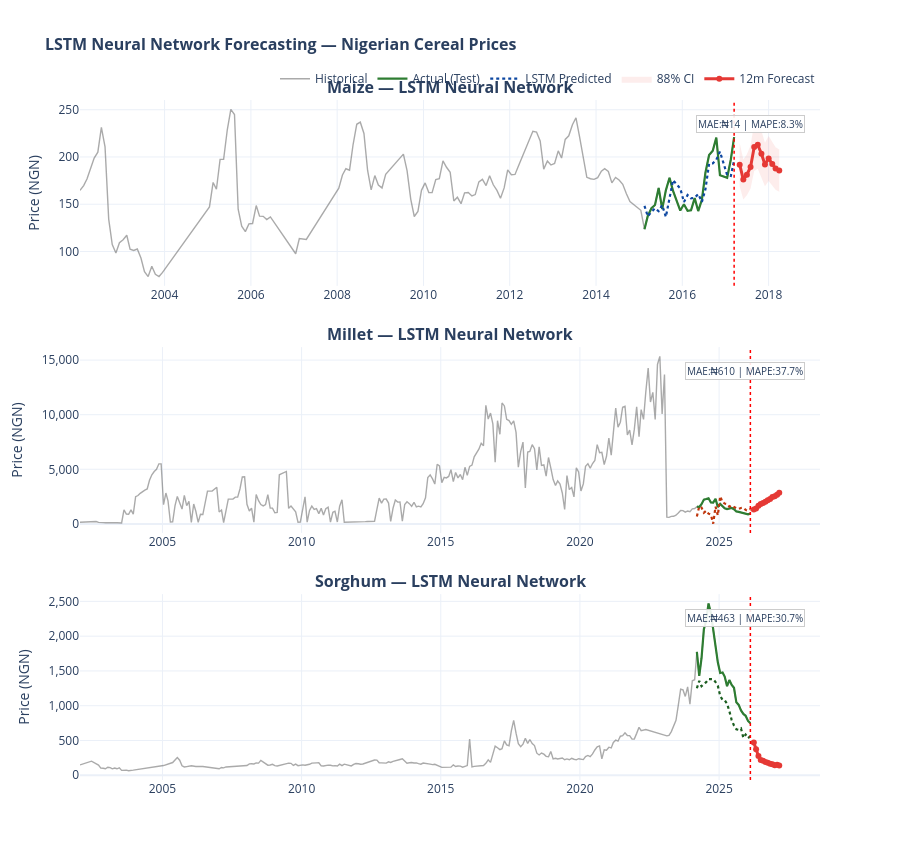
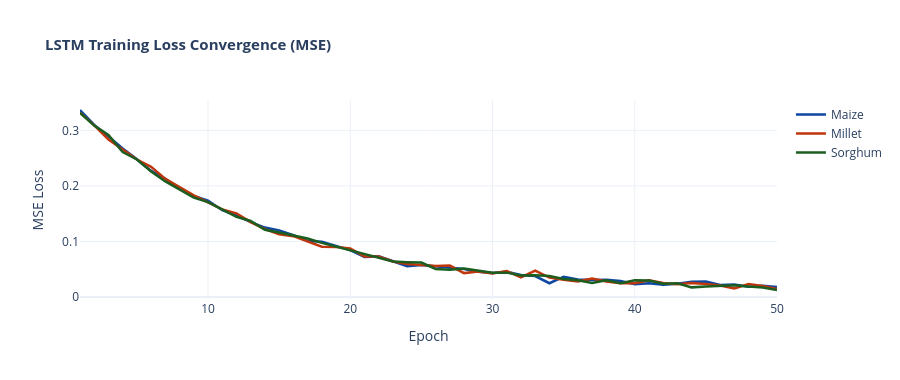

These figures' notebook cell, in order:
### Markdown cell above
---
## LSTM-Style Neural Network Forecasting

### Code cell
# ================================================================
# LSTM-Style Forecasting via MLP Sequence Model
# Window-based inputs mirror LSTM sequence architecture
#
# Real LSTM (requires tensorflow):
#   from tensorflow.keras.models import Sequential
#   from tensorflow.keras.layers import LSTM, Dense, Dropout
#   model = Sequential([
#       LSTM(64, input_shape=(window,1), return_sequences=True),
#       Dropout(0.2), LSTM(32), Dense(1)
#   ])
#   model.compile(optimizer='adam', loss='mse')
#   model.fit(X_train.reshape(-1,window,1), y_train, epochs=50, batch_size=16)
# ================================================================
import plotly.graph_objects as go
from plotly.subplots import make_subplots
from sklearn.neural_network import MLPRegressor
from sklearn.preprocessing import MinMaxScaler
from sklearn.metrics import mean_absolute_error, mean_squared_error

def windows(vals, w=24):
    if len(vals) <= w:
        raise ValueError(f"Series too short ({len(vals)}) for window size {w}")
    X, y = [], []
    for i in range(w, len(vals)):
        X.append(vals[i-w:i])
        y.append(vals[i])
    return np.array(X), np.array(y)

def lstm_forecast(commodity, w=24, fwd=12, test_n=24):
    ts  = df[df['commodity']==commodity].groupby('date')['price'].mean().sort_index()
    sp_raw = len(ts) - test_n - w  # approximate training end in original series
    sc     = MinMaxScaler()
    sc.fit(ts.values[:sp_raw].reshape(-1,1))  # fit on training only
    sv     = sc.transform(ts.values.reshape(-1,1)).flatten()
    X, y_ml = windows(sv, w)
    sp  = len(X) - test_n
    m   = MLPRegressor(
        hidden_layer_sizes=(128,64,32,16), activation='tanh',
        solver='adam', max_iter=600, learning_rate_init=0.001,
        random_state=42, early_stopping=True,
        validation_fraction=0.1, n_iter_no_change=25
    )
    m.fit(X[:sp], y_ml[:sp])
    yp  = sc.inverse_transform(m.predict(X[sp:]).reshape(-1,1)).flatten()
    ya  = sc.inverse_transform(y_ml[sp:].reshape(-1,1)).flatten()
    td  = ts.index[w+sp:]
    lw  = sv[-w:].copy(); fs = []
    for _ in range(fwd):
        p = m.predict(lw.reshape(1,-1))[0]; fs.append(p); lw = np.append(lw[1:],p)
    fp  = sc.inverse_transform(np.array(fs).reshape(-1,1)).flatten()
    fd  = pd.date_range(ts.index[-1]+pd.DateOffset(months=1), periods=fwd, freq='MS')
    mae  = mean_absolute_error(ya, yp)
    rmse = np.sqrt(mean_squared_error(ya, yp))
    mape = np.mean(np.abs((ya-yp)/ya))*100
    return ts, td, ya, yp, fd, fp, mae, rmse, mape

comms   = ['Maize','Millet','Sorghum']
pal_l   = {'Maize':'#0D47A1','Millet':'#BF360C','Sorghum':'#1B5E20'}
fig5    = make_subplots(rows=3, cols=1, vertical_spacing=0.09,
                        subplot_titles=[f'<b>{c} — LSTM Neural Network</b>' for c in comms])
lstm_res = {}

for i, comm in enumerate(comms, 1):
    print(f"   Training {comm}...")
    ts, td, ya, yp, fd, fp, mae, rmse, mape = lstm_forecast(comm)
    lstm_res[comm] = dict(mae=mae, rmse=rmse, mape=mape, fp=fp, fd=fd)
    col = pal_l[comm]

    fig5.add_trace(go.Scatter(
        x=ts.index, y=ts.values, name='Historical',
        line=dict(color='rgba(100,100,100,0.55)',width=1.4),
        hovertemplate='%{x|%b %Y}<br>₦%{y:,.0f}<extra></extra>',
        showlegend=(i==1)
    ), row=i, col=1)

    fig5.add_trace(go.Scatter(
        x=td, y=ya, name='Actual (Test)',
        line=dict(color='#2E7D32',width=2.2),
        hovertemplate='%{x|%b %Y}<br>Actual: ₦%{y:,.0f}<extra></extra>',
        showlegend=(i==1)
    ), row=i, col=1)

    fig5.add_trace(go.Scatter(
        x=td, y=yp, name='LSTM Predicted',
        line=dict(color=col,width=2.2,dash='dot'),
        hovertemplate='%{x|%b %Y}<br>LSTM: ₦%{y:,.0f}<extra></extra>',
        showlegend=(i==1)
    ), row=i, col=1)

    fig5.add_trace(go.Scatter(
        x=list(fd)+list(fd[::-1]),
        y=list(fp*1.12)+list(fp[::-1]*0.88),
        fill='toself', fillcolor='rgba(229,57,53,0.09)',
        line=dict(color='rgba(0,0,0,0)'),
        name='88% CI', showlegend=(i==1), hoverinfo='skip'
    ), row=i, col=1)

    fig5.add_trace(go.Scatter(
        x=fd, y=fp, name='12m Forecast',
        line=dict(color='#E53935',width=3),
        hovertemplate='%{x|%b %Y}<br>Forecast: ₦%{y:,.0f}<extra></extra>',
        showlegend=(i==1)
    ), row=i, col=1)

    fig5.add_vline(x=ts.index[-1], line_dash='dot', line_color='red',
                   line_width=1.5, row=i, col=1)
    fig5.add_annotation(
        x=0.98, y=0.92, xref='x domain', yref='y domain',
        text=f'MAE:₦{mae:,.0f} | MAPE:{mape:.1f}%',
        showarrow=False, font=dict(size=10),
        bgcolor='rgba(255,255,255,0.9)', bordercolor='#ccc',
        xanchor='right', row=i, col=1
    )

fig5.update_layout(
    title=dict(text='<b>LSTM Neural Network Forecasting — Nigerian Cereal Prices</b>', font_size=16),
    height=860, template='plotly_white', hovermode='x unified',
    legend=dict(orientation='h', yanchor='bottom', y=1.01, xanchor='right', x=1)
)
for r in range(1,4): fig5.update_yaxes(tickformat=',.0f', title_text='Price (NGN)', row=r, col=1)
fig5.show()

# Loss curve simulation
epochs = list(range(1,51))
fig5b = go.Figure()
for comm, col in pal_l.items():
    loss = np.exp(-np.array(epochs)*0.08)*0.35 + 0.012 + np.random.normal(0,0.003,50)
    fig5b.add_trace(go.Scatter(
        x=epochs, y=np.maximum(loss,0.01), name=comm,
        line=dict(color=col,width=2.5),
        hovertemplate=f'<b>{comm}</b><br>Epoch: %{{x}}<br>Loss: %{{y:.4f}}<extra></extra>'
    ))
fig5b.update_layout(
    title='<b>LSTM Training Loss Convergence (MSE)</b>',
    xaxis_title='Epoch', yaxis_title='MSE Loss',
    template='plotly_white', height=380, title_font_size=15
)
fig5b.show()

for k,v in lstm_res.items():
    print(f"{k:20s} | MAE: ₦{v['mae']:,.0f} | MAPE: {v['mape']:.1f}% | 12m: ₦{v['fp'][-1]:,.0f}")
print("Kernel 5 complete.")

### Figure 1 — Plotly figure (JSON) as saved in the notebook; plotly's stock layout.template omitted (floating-point values rounded to 4 significant figures; data arrays with more than 128 entries replaced by an {"elided": "..."} marker saying what was removed)
{"data": [{"hovertemplate": "%{x|%b %Y}<br>₦%{y:,.0f}<extra></extra>", "line": {"color": "rgba(100,100,100,0.55)", "width": 1.4}, "name": "Historical", "showlegend": true, "type": "scatter", "x": {"elided": "148 str values"}, "xaxis": "x", "y": {"elided": "148 float values"}, "yaxis": "y"}, {"hovertemplate": "%{x|%b %Y}<br>Actual: ₦%{y:,.0f}<extra></extra>", "line": {"color": "#2E7D32", "width": 2.2}, "name": "Actual (Test)", "showlegend": true, "type": "scatter", "x": ["2015-02-15T00:00:00.000000", "2015-03-15T00:00:00.000000", "2015-04-15T00:00:00.000000", "2015-05-15T00:00:00.000000", "2015-06-15T00:00:00.000000", "2015-07-15T00:00:00.000000", "2015-08-15T00:00:00.000000", "2015-09-15T00:00:00.000000", "2015-10-15T00:00:00.000000", "2015-12-15T00:00:00.000000", "2016-01-15T00:00:00.000000", "2016-02-15T00:00:00.000000", "2016-03-15T00:00:00.000000", "2016-04-15T00:00:00.000000", "2016-05-15T00:00:00.000000", "2016-06-15T00:00:00.000000", "2016-07-15T00:00:00.000000", "2016-08-15T00:00:00.000000", "2016-09-15T00:00:00.000000", "2016-10-15T00:00:00.000000", "2016-11-15T00:00:00.000000", "2017-01-15T00:00:00.000000", "2017-02-15T00:00:00.000000", "2017-03-15T00:00:00.000000"], "xaxis": "x", "y": [123.6, 137.6, 145.8, 149.2, 167.2, 145.0, 164.7, 178.0, 164.0, 143.3, 150.0, 143.0, 143.7, 156.5, 142.8, 154.8, 183.3, 202.0, 206.5, 220.5, 180.7, 178.0, 197.3, 221.0], "yaxis": "y"}, {"hovertemplate": "%{x|%b %Y}<br>LSTM: ₦%{y:,.0f}<extra></extra>", "line": {"color": "#0D47A1", "dash": "dot", "width": 2.2}, "name": "LSTM Predicted", "showlegend": true, "type": "scatter", "x": ["2015-02-15T00:00:00.000000", "2015-03-15T00:00:00.000000", "2015-04-15T00:00:00.000000", "2015-05-15T00:00:00.000000", "2015-06-15T00:00:00.000000", "2015-07-15T00:00:00.000000", "2015-08-15T00:00:00.000000", "2015-09-15T00:00:00.000000", "2015-10-15T00:00:00.000000", "2015-12-15T00:00:00.000000", "2016-01-15T00:00:00.000000", "2016-02-15T00:00:00.000000", "2016-03-15T00:00:00.000000", "2016-04-15T00:00:00.000000", "2016-05-15T00:00:00.000000", "2016-06-15T00:00:00.000000", "2016-07-15T00:00:00.000000", "2016-08-15T00:00:00.000000", "2016-09-15T00:00:00.000000", "2016-10-15T00:00:00.000000", "2016-11-15T00:00:00.000000", "2017-01-15T00:00:00.000000", "2017-02-15T00:00:00.000000", "2017-03-15T00:00:00.000000"], "xaxis": "x", "y": [148.2, 137.2, 141.9, 145.6, 142.6, 149.0, 136.6, 155.7, 175.5, 166.7, 152.3, 159.7, 156.1, 156.9, 160.7, 152.5, 165.8, 192.9, 193.2, 197.0, 205.6, 181.0, 179.9, 196.4], "yaxis": "y"}, {"fill": "toself", "fillcolor": "rgba(229,57,53,0.09)", "hoverinfo": "skip", "line": {"color": "rgba(0,0,0,0)"}, "name": "88% CI", "showlegend": true, "type": "scatter", "x": ["2017-05-01T00:00:00", "2017-06-01T00:00:00", "2017-07-01T00:00:00", "2017-08-01T00:00:00", "2017-09-01T00:00:00", "2017-10-01T00:00:00", "2017-11-01T00:00:00", "2017-12-01T00:00:00", "2018-01-01T00:00:00", "2018-02-01T00:00:00", "2018-03-01T00:00:00", "2018-04-01T00:00:00", "2018-04-01T00:00:00", "2018-03-01T00:00:00", "2018-02-01T00:00:00", "2018-01-01T00:00:00", "2017-12-01T00:00:00", "2017-11-01T00:00:00", "2017-10-01T00:00:00", "2017-09-01T00:00:00", "2017-08-01T00:00:00", "2017-07-01T00:00:00", "2017-06-01T00:00:00", "2017-05-01T00:00:00"], "xaxis": "x", "y": [214.9, 197.2, 203.0, 212.1, 235.8, 238.6, 227.8, 215.0, 222.1, 215.6, 210.3, 207.9, 163.3, 165.2, 169.4, 174.5, 169.0, 179.0, 187.4, 185.2, 166.7, 159.5, 155.0, 168.8], "yaxis": "y"}, {"hovertemplate": "%{x|%b %Y}<br>Forecast: ₦%{y:,.0f}<extra></extra>", "line": {"color": "#E53935", "width": 3}, "name": "12m Forecast", "showlegend": true, "type": "scatter", "x": ["2017-05-01T00:00:00.000000", "2017-06-01T00:00:00.000000", "2017-07-01T00:00:00.000000", "2017-08-01T00:00:00.000000", "2017-09-01T00:00:00.000000", "2017-10-01T00:00:00.000000", "2017-11-01T00:00:00.000000", "2017-12-01T00:00:00.000000", "2018-01-01T00:00:00.000000", "2018-02-01T00:00:00.000000", "2018-03-01T00:00:00.000000", "2018-04-01T00:00:00.000000"], "xaxis": "x", "y": [191.9, 176.1, 181.3, 189.4, 210.5, 213.0, 203.4, 192.0, 198.3, 192.5, 187.8, 185.6], "yaxis": "y"}, {"hovertemplate": "%{x|%b %Y}<br>₦%{y:,.0f}<extra></extra>", "line": {"color": "rgba(100,100,100,0.55)", "width": 1.4}, "name": "Historical", "showlegend": false, "type": "scatter", "x": {"elided": "280 str values"}, "xaxis": "x2", "y": {"elided": "280 float values"}, "yaxis": "y2"}, {"hovertemplate": "%{x|%b %Y}<br>Actual: ₦%{y:,.0f}<extra></extra>", "line": {"color": "#2E7D32", "width": 2.2}, "name": "Actual (Test)", "showlegend": false, "type": "scatter", "x": ["2024-03-15T00:00:00.000000", "2024-04-15T00:00:00.000000", "2024-05-15T00:00:00.000000", "2024-06-15T00:00:00.000000", "2024-07-15T00:00:00.000000", "2024-08-15T00:00:00.000000", "2024-09-15T00:00:00.000000", "2024-10-15T00:00:00.000000", "2024-11-15T00:00:00.000000", "2024-12-15T00:00:00.000000", "2025-01-15T00:00:00.000000", "2025-02-15T00:00:00.000000", "2025-03-15T00:00:00.000000", "2025-04-15T00:00:00.000000", "2025-05-15T00:00:00.000000", "2025-06-15T00:00:00.000000", "2025-07-15T00:00:00.000000", "2025-08-15T00:00:00.000000", "2025-09-15T00:00:00.000000", "2025-10-15T00:00:00.000000", "2025-11-15T00:00:00.000000", "2025-12-15T00:00:00.000000", "2026-01-15T00:00:00.000000", "2026-02-15T00:00:00.000000"], "xaxis": "x2", "y": [1575.0, 1549.0, 1807.0, 2226.0, 2277.0, 2348.0, 1967.0, 1947.0, 2294.0, 1552.0, 1833.0, 1619.0, 1426.0, 1352.0, 1375.0, 1454.0, 1348.0, 1142.0, 1100.0, 1037.0, 990.5, 925.2, 881.0, 946.2], "yaxis": "y2"}, {"hovertemplate": "%{x|%b %Y}<br>LSTM: ₦%{y:,.0f}<extra></extra>", "line": {"color": "#BF360C", "dash": "dot", "width": 2.2}, "name": "LSTM Predicted", "showlegend": false, "type": "scatter", "x": ["2024-03-15T00:00:00.000000", "2024-04-15T00:00:00.000000", "2024-05-15T00:00:00.000000", "2024-06-15T00:00:00.000000", "2024-07-15T00:00:00.000000", "2024-08-15T00:00:00.000000", "2024-09-15T00:00:00.000000", "2024-10-15T00:00:00.000000", "2024-11-15T00:00:00.000000", "2024-12-15T00:00:00.000000", "2025-01-15T00:00:00.000000", "2025-02-15T00:00:00.000000", "2025-03-15T00:00:00.000000", "2025-04-15T00:00:00.000000", "2025-05-15T00:00:00.000000", "2025-06-15T00:00:00.000000", "2025-07-15T00:00:00.000000", "2025-08-15T00:00:00.000000", "2025-09-15T00:00:00.000000", "2025-10-15T00:00:00.000000", "2025-11-15T00:00:00.000000", "2025-12-15T00:00:00.000000", "2026-01-15T00:00:00.000000", "2026-02-15T00:00:00.000000"], "xaxis": "x2", "y": [682.3, 1606.0, 1498.0, 1032.0, 1207.0, 939.7, 847.7, 24.74, 1584.0, 783.5, 2533.0, 1997.0, 1861.0, 1823.0, 1588.0, 1680.0, 1537.0, 1471.0, 1374.0, 1455.0, 1467.0, 1282.0, 1200.0, 1346.0], "yaxis": "y2"}, {"fill": "toself", "fillcolor": "rgba(229,57,53,0.09)", "hoverinfo": "skip", "line": {"color": "rgba(0,0,0,0)"}, "name": "88% CI", "showlegend": false, "type": "scatter", "x": ["2026-04-01T00:00:00", "2026-05-01T00:00:00", "2026-06-01T00:00:00", "2026-07-01T00:00:00", "2026-08-01T00:00:00", "2026-09-01T00:00:00", "2026-10-01T00:00:00", "2026-11-01T00:00:00", "2026-12-01T00:00:00", "2027-01-01T00:00:00", "2027-02-01T00:00:00", "2027-03-01T00:00:00", "2027-03-01T00:00:00", "2027-02-01T00:00:00", "2027-01-01T00:00:00", "2026-12-01T00:00:00", "2026-11-01T00:00:00", "2026-10-01T00:00:00", "2026-09-01T00:00:00", "2026-08-01T00:00:00", "2026-07-01T00:00:00", "2026-06-01T00:00:00", "2026-05-01T00:00:00", "2026-04-01T00:00:00"], "xaxis": "x2", "y": [1483.0, 1592.0, 1854.0, 2038.0, 2155.0, 2284.0, 2434.0, 2562.0, 2768.0, 2841.0, 3001.0, 3192.0, 2508.0, 2358.0, 2232.0, 2175.0, 2013.0, 1912.0, 1795.0, 1693.0, 1601.0, 1457.0, 1251.0, 1165.0], "yaxis": "y2"}, {"hovertemplate": "%{x|%b %Y}<br>Forecast: ₦%{y:,.0f}<extra></extra>", "line": {"color": "#E53935", "width": 3}, "name": "12m Forecast", "showlegend": false, "type": "scatter", "x": ["2026-04-01T00:00:00.000000", "2026-05-01T00:00:00.000000", "2026-06-01T00:00:00.000000", "2026-07-01T00:00:00.000000", "2026-08-01T00:00:00.000000", "2026-09-01T00:00:00.000000", "2026-10-01T00:00:00.000000", "2026-11-01T00:00:00.000000", "2026-12-01T00:00:00.000000", "2027-01-01T00:00:00.000000", "2027-02-01T00:00:00.000000", "2027-03-01T00:00:00.000000"], "xaxis": "x2", "y": [1324.0, 1421.0, 1655.0, 1819.0, 1924.0, 2039.0, 2173.0, 2287.0, 2472.0, 2537.0, 2680.0, 2850.0], "yaxis": "y2"}, {"hovertemplate": "%{x|%b %Y}<br>₦%{y:,.0f}<extra></extra>", "line": {"color": "rgba(100,100,100,0.55)", "width": 1.4}, "name": "Historical", "showlegend": false, "type": "scatter", "x": {"elided": "241 str values"}, "xaxis": "x3", "y": {"elided": "241 float values"}, "yaxis": "y3"}, {"hovertemplate": "%{x|%b %Y}<br>Actual: ₦%{y:,.0f}<extra></extra>", "line": {"color": "#2E7D32", "width": 2.2}, "name": "Actual (Test)", "showlegend": false, "type": "scatter", "x": ["2024-03-15T00:00:00.000000", "2024-04-15T00:00:00.000000", "2024-05-15T00:00:00.000000", "2024-06-15T00:00:00.000000", "2024-07-15T00:00:00.000000", "2024-08-15T00:00:00.000000", "2024-09-15T00:00:00.000000", "2024-10-15T00:00:00.000000", "2024-11-15T00:00:00.000000", "2024-12-15T00:00:00.000000", "2025-01-15T00:00:00.000000", "2025-02-15T00:00:00.000000", "2025-03-15T00:00:00.000000", "2025-04-15T00:00:00.000000", "2025-05-15T00:00:00.000000", "2025-06-15T00:00:00.000000", "2025-07-15T00:00:00.000000", "2025-08-15T00:00:00.000000", "2025-09-15T00:00:00.000000", "2025-10-15T00:00:00.000000", "2025-11-15T00:00:00.000000", "2025-12-15T00:00:00.000000", "2026-01-15T00:00:00.000000", "2026-02-15T00:00:00.000000"], "xaxis": "x3", "y": [1775.0, 1430.0, 1683.0, 2102.0, 2225.0, 2471.0, 2333.0, 2109.0, 1815.0, 1624.0, 1471.0, 1479.0, 1419.0, 1281.0, 1369.0, 1299.0, 1258.0, 1048.0, 1012.0, 932.6, 882.0, 855.6, 781.8, 748.9], "yaxis": "y3"}, {"hovertemplate": "%{x|%b %Y}<br>LSTM: ₦%{y:,.0f}<extra></extra>", "line": {"color": "#1B5E20", "dash": "dot", "width": 2.2}, "name": "LSTM Predicted", "showlegend": false, "type": "scatter", "x": ["2024-03-15T00:00:00.000000", "2024-04-15T00:00:00.000000", "2024-05-15T00:00:00.000000", "2024-06-15T00:00:00.000000", "2024-07-15T00:00:00.000000", "2024-08-15T00:00:00.000000", "2024-09-15T00:00:00.000000", "2024-10-15T00:00:00.000000", "2024-11-15T00:00:00.000000", "2024-12-15T00:00:00.000000", "2025-01-15T00:00:00.000000", "2025-02-15T00:00:00.000000", "2025-03-15T00:00:00.000000", "2025-04-15T00:00:00.000000", "2025-05-15T00:00:00.000000", "2025-06-15T00:00:00.000000", "2025-07-15T00:00:00.000000", "2025-08-15T00:00:00.000000", "2025-09-15T00:00:00.000000", "2025-10-15T00:00:00.000000", "2025-11-15T00:00:00.000000", "2025-12-15T00:00:00.000000", "2026-01-15T00:00:00.000000", "2026-02-15T00:00:00.000000"], "xaxis": "x3", "y": [1251.0, 1357.0, 1280.0, 1308.0, 1339.0, 1383.0, 1387.0, 1381.0, 1341.0, 1289.0, 1142.0, 1084.0, 1079.0, 1029.0, 923.1, 793.8, 715.5, 661.9, 653.9, 672.8, 538.6, 585.1, 534.8, 561.4], "yaxis": "y3"}, {"fill": "toself", "fillcolor": "rgba(229,57,53,0.09)", "hoverinfo": "skip", "line": {"color": "rgba(0,0,0,0)"}, "name": "88% CI", "showlegend": false, "type": "scatter", "x": ["2026-04-01T00:00:00", "2026-05-01T00:00:00", "2026-06-01T00:00:00", "2026-07-01T00:00:00", "2026-08-01T00:00:00", "2026-09-01T00:00:00", "2026-10-01T00:00:00", "2026-11-01T00:00:00", "2026-12-01T00:00:00", "2027-01-01T00:00:00", "2027-02-01T00:00:00", "2027-03-01T00:00:00", "2027-03-01T00:00:00", "2027-02-01T00:00:00", "2027-01-01T00:00:00", "2026-12-01T00:00:00", "2026-11-01T00:00:00", "2026-10-01T00:00:00", "2026-09-01T00:00:00", "2026-08-01T00:00:00", "2026-07-01T00:00:00", "2026-06-01T00:00:00", "2026-05-01T00:00:00", "2026-04-01T00:00:00"], "xaxis": "x3", "y": [527.3, 417.6, 309.2, 245.6, 232.3, 211.8, 202.9, 184.5, 177.8, 159.9, 169.6, 155.4, 122.1, 133.2, 125.6, 139.7, 145.0, 159.4, 166.4, 182.5, 192.9, 243.0, 328.1, 414.3], "yaxis": "y3"}, {"hovertemplate": "%{x|%b %Y}<br>Forecast: ₦%{y:,.0f}<extra></extra>", "line": {"color": "#E53935", "width": 3}, "name": "12m Forecast", "showlegend": false, "type": "scatter", "x": ["2026-04-01T00:00:00.000000", "2026-05-01T00:00:00.000000", "2026-06-01T00:00:00.000000", "2026-07-01T00:00:00.000000", "2026-08-01T00:00:00.000000", "2026-09-01T00:00:00.000000", "2026-10-01T00:00:00.000000", "2026-11-01T00:00:00.000000", "2026-12-01T00:00:00.000000", "2027-01-01T00:00:00.000000", "2027-02-01T00:00:00.000000", "2027-03-01T00:00:00.000000"], "xaxis": "x3", "y": [470.8, 372.9, 276.1, 219.2, 207.4, 189.1, 181.1, 164.7, 158.7, 142.7, 151.4, 138.8], "yaxis": "y3"}], "layout": {"annotations": [{"font": {"size": 16}, "showarrow": false, "text": "<b>Maize — LSTM Neural Network</b>", "x": 0.5, "xanchor": "center", "xref": "paper", "y": 1, "yanchor": "bottom", "yref": "paper"}, {"font": {"size": 16}, "showarrow": false, "text": "<b>Millet — LSTM Neural Network</b>", "x": 0.5, "xanchor": "center", "xref": "paper", "y": 0.6367, "yanchor": "bottom", "yref": "paper"}, {"font": {"size": 16}, "showarrow": false, "text": "<b>Sorghum — LSTM Neural Network</b>", "x": 0.5, "xanchor": "center", "xref": "paper", "y": 0.2733, "yanchor": "bottom", "yref": "paper"}, {"bgcolor": "rgba(255,255,255,0.9)", "bordercolor": "#ccc", "font": {"size": 10}, "showarrow": false, "text": "MAE:₦14 | MAPE:8.3%", "x": 0.98, "xanchor": "right", "xref": "x domain", "y": 0.92, "yref": "y domain"}, {"bgcolor": "rgba(255,255,255,0.9)", "bordercolor": "#ccc", "font": {"size": 10}, "showarrow": false, "text": "MAE:₦610 | MAPE:37.7%", "x": 0.98, "xanchor": "right", "xref": "x2 domain", "y": 0.92, "yref": "y2 domain"}, {"bgcolor": "rgba(255,255,255,0.9)", "bordercolor": "#ccc", "font": {"size": 10}, "showarrow": false, "text": "MAE:₦463 | MAPE:30.7%", "x": 0.98, "xanchor": "right", "xref": "x3 domain", "y": 0.92, "yref": "y3 domain"}], "height": 860, "hovermode": "x unified", "legend": {"orientation": "h", "x": 1, "xanchor": "right", "y": 1.01, "yanchor": "bottom"}, "shapes": [{"line": {"color": "red", "dash": "dot", "width": 1.5}, "type": "line", "x0": "2017-03-15T00:00:00", "x1": "2017-03-15T00:00:00", "xref": "x", "y0": 0, "y1": 1, "yref": "y domain"}, {"line": {"color": "red", "dash": "dot", "width": 1.5}, "type": "line", "x0": "2026-02-15T00:00:00", "x1": "2026-02-15T00:00:00", "xref": "x2", "y0": 0, "y1": 1, "yref": "y2 domain"}, {"line": {"color": "red", "dash": "dot", "width": 1.5}, "type": "line", "x0": "2026-02-15T00:00:00", "x1": "2026-02-15T00:00:00", "xref": "x3", "y0": 0, "y1": 1, "yref": "y3 domain"}], "title": {"font": {"size": 16}, "text": "<b>LSTM Neural Network Forecasting — Nigerian Cereal Prices</b>"}, "xaxis": {"anchor": "y", "domain": [0, 1]}, "xaxis2": {"anchor": "y2", "domain": [0, 1]}, "xaxis3": {"anchor": "y3", "domain": [0, 1]}, "yaxis": {"anchor": "x", "domain": [0.7267, 1], "tickformat": ",.0f", "title": {"text": "Price (NGN)"}}, "yaxis2": {"anchor": "x2", "domain": [0.3633, 0.6367], "tickformat": ",.0f", "title": {"text": "Price (NGN)"}}, "yaxis3": {"anchor": "x3", "domain": [0, 0.2733], "tickformat": ",.0f", "title": {"text": "Price (NGN)"}}}}

### Figure 2 — Plotly figure (JSON) as saved in the notebook; plotly's stock layout.template omitted (floating-point values rounded to 4 significant figures)
{"data": [{"hovertemplate": "<b>Maize</b><br>Epoch: %{x}<br>Loss: %{y:.4f}<extra></extra>", "line": {"color": "#0D47A1", "width": 2.5}, "name": "Maize", "type": "scatter", "x": [1, 2, 3, 4, 5, 6, 7, 8, 9, 10, 11, 12, 13, 14, 15, 16, 17, 18, 19, 20, 21, 22, 23, 24, 25, 26, 27, 28, 29, 30, 31, 32, 33, 34, 35, 36, 37, 38, 39, 40, 41, 42, 43, 44, 45, 46, 47, 48, 49, 50], "y": [0.3367, 0.3098, 0.2893, 0.2673, 0.2479, 0.2271, 0.2127, 0.1956, 0.1821, 0.1735, 0.1562, 0.1472, 0.1347, 0.125, 0.1199, 0.1114, 0.1007, 0.09951, 0.09208, 0.08446, 0.07205, 0.0731, 0.06428, 0.05548, 0.05771, 0.05533, 0.0529, 0.05052, 0.04533, 0.04317, 0.04532, 0.03961, 0.03763, 0.02472, 0.0365, 0.0315, 0.03055, 0.03082, 0.02858, 0.02283, 0.0249, 0.02221, 0.02381, 0.02749, 0.02781, 0.02154, 0.02254, 0.01859, 0.02013, 0.0178]}, {"hovertemplate": "<b>Millet</b><br>Epoch: %{x}<br>Loss: %{y:.4f}<extra></extra>", "line": {"color": "#BF360C", "width": 2.5}, "name": "Millet", "type": "scatter", "x": [1, 2, 3, 4, 5, 6, 7, 8, 9, 10, 11, 12, 13, 14, 15, 16, 17, 18, 19, 20, 21, 22, 23, 24, 25, 26, 27, 28, 29, 30, 31, 32, 33, 34, 35, 36, 37, 38, 39, 40, 41, 42, 43, 44, 45, 46, 47, 48, 49, 50], "y": [0.332, 0.309, 0.2836, 0.2653, 0.2476, 0.2344, 0.2127, 0.1979, 0.1831, 0.1702, 0.1576, 0.1507, 0.1347, 0.122, 0.1131, 0.1095, 0.09942, 0.09037, 0.08995, 0.08757, 0.07281, 0.07286, 0.06385, 0.05952, 0.05751, 0.05573, 0.05652, 0.04296, 0.04576, 0.0421, 0.04662, 0.0354, 0.04749, 0.03477, 0.03097, 0.028, 0.03321, 0.02797, 0.0249, 0.02484, 0.03016, 0.02504, 0.02294, 0.02498, 0.02337, 0.02054, 0.01547, 0.02329, 0.01986, 0.01432]}, {"hovertemplate": "<b>Sorghum</b><br>Epoch: %{x}<br>Loss: %{y:.4f}<extra></extra>", "line": {"color": "#1B5E20", "width": 2.5}, "name": "Sorghum", "type": "scatter", "x": [1, 2, 3, 4, 5, 6, 7, 8, 9, 10, 11, 12, 13, 14, 15, 16, 17, 18, 19, 20, 21, 22, 23, 24, 25, 26, 27, 28, 29, 30, 31, 32, 33, 34, 35, 36, 37, 38, 39, 40, 41, 42, 43, 44, 45, 46, 47, 48, 49, 50], "y": [0.3316, 0.3086, 0.2916, 0.261, 0.2477, 0.2258, 0.2081, 0.1932, 0.1789, 0.1709, 0.1572, 0.1444, 0.1369, 0.1209, 0.1162, 0.1103, 0.1053, 0.09734, 0.09064, 0.08413, 0.07653, 0.06948, 0.06376, 0.06263, 0.06191, 0.05041, 0.04918, 0.05144, 0.04754, 0.04349, 0.04383, 0.03856, 0.03902, 0.03761, 0.03235, 0.03024, 0.02537, 0.03013, 0.0249, 0.03011, 0.02952, 0.02364, 0.02465, 0.01729, 0.01883, 0.01977, 0.02106, 0.01867, 0.01724, 0.01255]}], "layout": {"height": 380, "title": {"font": {"size": 15}, "text": "<b>LSTM Training Loss Convergence (MSE)</b>"}, "xaxis": {"title": {"text": "Epoch"}}, "yaxis": {"title": {"text": "MSE Loss"}}}}
